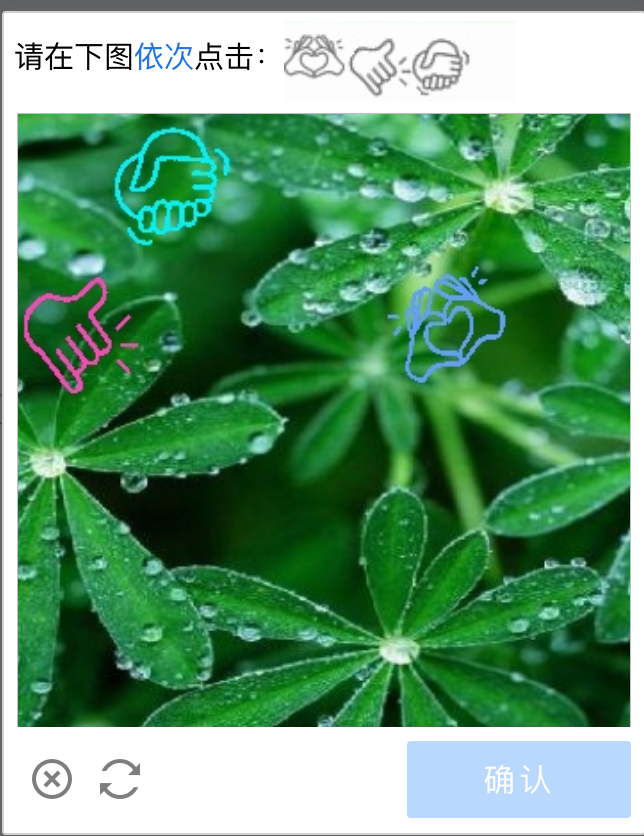
#> input picture backend/captcha_crack/test.jpg, 644 x 836 px
$ python -i ocr.py   (imports and definitions only)
#> lines starting #> are read from the running program, lines starting #| are printed output that depends on the picture; after the words box and inside, x2 and y2 are one past the last pixel; in counts of white or black regions, pixels touching at a corner belong together
#> further down, picture is the input picture: shape (836, 644, 3); mean B, G, R 112.2, 153, 97
# -*- coding: utf-8 -*-
import cv2
import numpy as np
from PIL import Image
import base64
import io
import time
import os

class CaptchaCracker:
    def __init__(self):
        self.debug = True  # 调试模式默认开启
        self.debug_dir = "debug_images"  # 调试图片保存目录

        if not os.path.exists(self.debug_dir):
            os.makedirs(self.debug_dir)

    def _save_debug_image(self, image, name):
        """保存调试图片"""
        timestamp = int(time.time())
        path = os.path.join(self.debug_dir, f"{name}_{timestamp}.png")
        cv2.imwrite(path, image)
        return path

    # [12 lines left out: function base64_to_image, not called in this run]

    def split_target_icons(self, target_img):
        """切割目标图案"""
        try:
            # 转为灰度图
            gray = cv2.cvtColor(target_img, cv2.COLOR_BGR2GRAY)
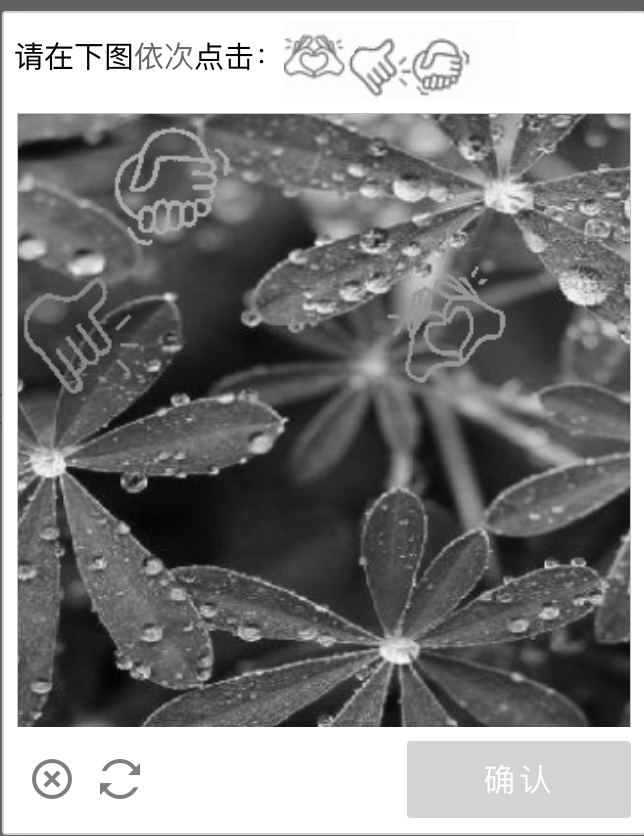
#> gray: shape (836, 644); min 0, max 255, mean 131.6

            # 二值化
            _, binary = cv2.threshold(gray, 240, 255, cv2.THRESH_BINARY_INV)
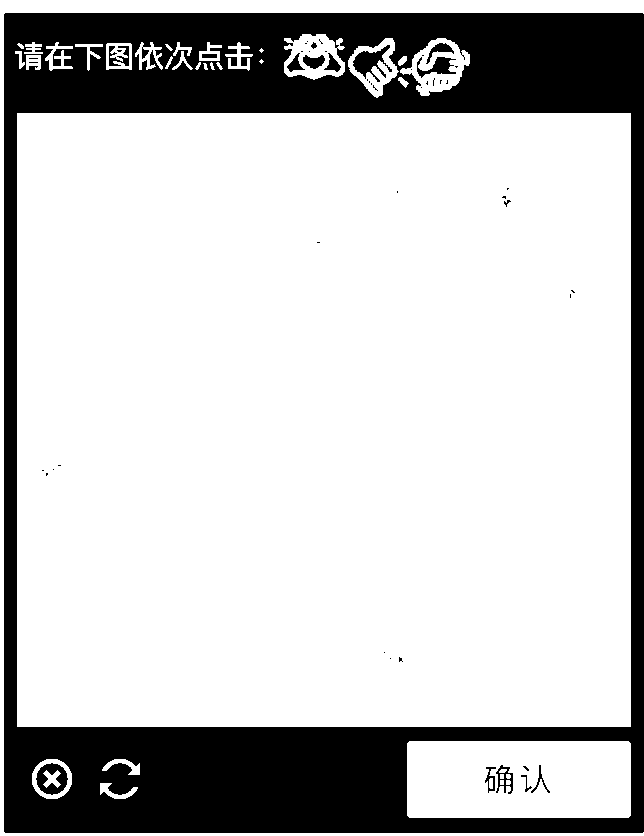
#> binary: shape (836, 644); 77.3% white; 51 black regions (35 under 20 px)

            # 查找轮廓
            contours, _ = cv2.findContours(binary, cv2.RETR_EXTERNAL, cv2.CHAIN_APPROX_SIMPLE)
#> contours = 31 contours, 8 with area under 20; largest, box (x1, y1, x2, y2) and area: (17, 113, 631, 727) 375769, (407, 741, 631, 818) 16940, (0, 0, 644, 836) 11470, (400, 38, 470, 96) 2291, (284, 34, 345, 80) 2059

            # 按x坐标排序轮廓
            contours = sorted(contours, key=lambda c: cv2.boundingRect(c)[0])

            icons = []
            for i, contour in enumerate(contours):
                x, y, w, h = cv2.boundingRect(contour)
                # 过滤小面积噪点
                if w * h < 100:
                    continue

                # 裁剪图标并添加边距
                padding = 2
                x, y = max(0, x-padding), max(0, y-padding)
                w, h = min(target_img.shape[1]-x, w+2*padding), min(target_img.shape[0]-y, h+2*padding)
                icon = target_img[y:y+h, x:x+w]
                icons.append(icon)

                # 保存调试图片
                self._save_debug_image(icon, f"target_icon_{i}")
#> this loop made 31 passes
#> (x, y, w, h) on passes 1, 2, 4, 5, 6, 7, 8, 9, 10, 11, 12, 13: (0, 0, 644, 836), (13, 49, 14, 22), (17, 43, 7, 6), (22, 40, 23, 16), (24, 53, 19, 19), (30, 757, 44, 44), (43, 40, 32, 33), (73, 42, 32, 31), (98, 781, 42, 20), (100, 757, 42, 20), (104, 41, 30, 31), (133, 40, 32, 32)
#> (contour, x, y, w, h) on passes 3, 24, 25: ([[17, 113], [17, 726], [630, 726], [630, 113]], 15, 111, 618, 618), ([[261, 59], [259, 61], [261, 63], [263, 61]], 259, 59, 5, 5), ([[261, 48], [259, 50], [261, 52], [263, 50]], 259, 48, 5, 5)
#> pass 3, in split_target_icons, `icon = target_img[y:y+h, x:x+w]`:
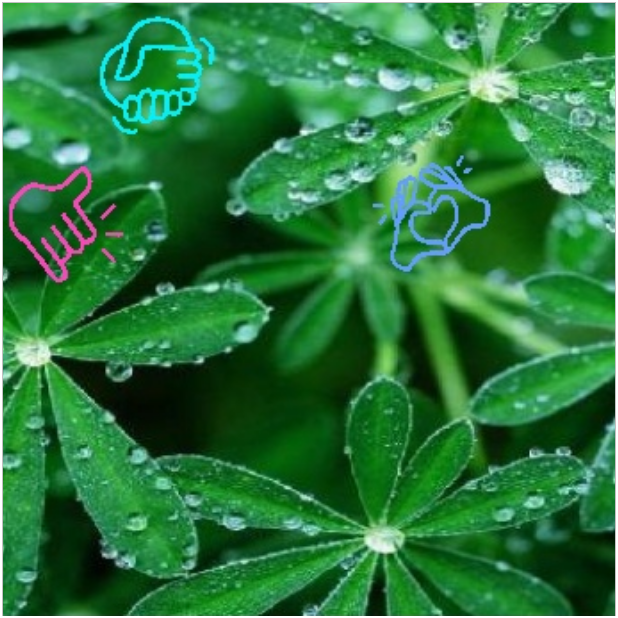
#> icon: shape (618, 618, 3); mean B, G, R 60.4, 119.7, 42.2
#> after the loop:
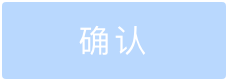
#> icon: shape (81, 228, 3); mean B, G, R 254.1, 219.8, 191.8
#> after the loop, icons = 22 items

            return icons

        except Exception as e:
            print(f"切割目标图标失败: {str(e)}")
            return []

    # [133 lines left out: functions find_icon_locations, crack_captcha, not called in this run]

>>> import cv2
>>> picture = cv2.imread('test.jpg')
>>> result = CaptchaCracker().split_target_icons(picture)
#> result = 22 items
